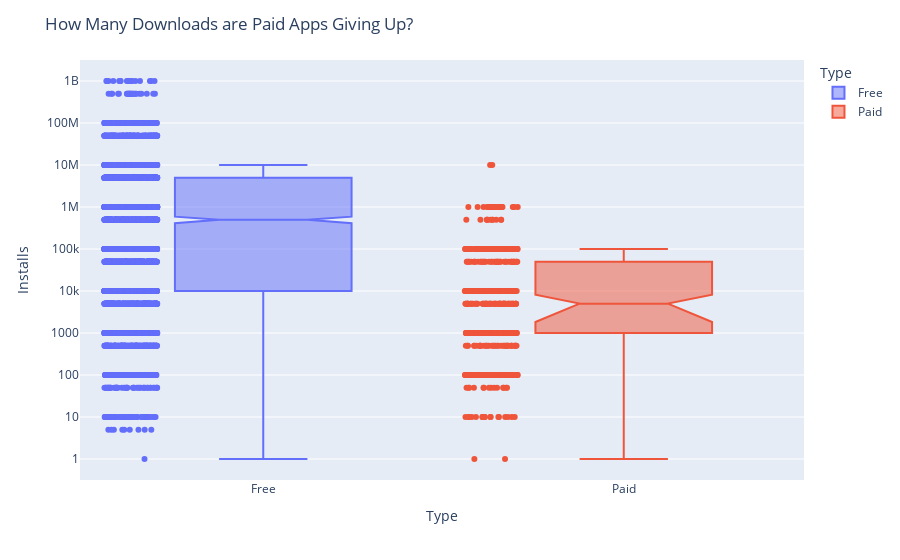

Source (notebook cell):
### Markdown cell above
# Plotly Box Plots: Lost Downloads for Paid Apps

**Challenge**: Create a box plot that shows the number of Installs for free versus paid apps. How does the median number of installations compare? Is the difference large or small?

Use the [Box Plots Guide](https://plotly.com/python/box-plots/) and the [.box API reference](https://plotly.com/python-api-reference/generated/plotly.express.box.html) to create a box chart.

### Code cell
fvp_box = px.box(
    data_frame=df_apps_clean,
    x='Type',
    y='Installs',
    color='Type',
    notched=True,
    points='all'
)

fvp_box.update_layout(
    yaxis=dict(type='log'),
    title='How Many Downloads are Paid Apps Giving Up?'
)

fvp_box.show()

### Figure 1 — Plotly figure (JSON) as saved in the notebook; plotly's stock layout.template omitted (floating-point values rounded to 4 significant figures; data arrays with more than 128 entries replaced by an {"elided": "..."} marker saying what was removed)
{"data": [{"alignmentgroup": "True", "boxpoints": "all", "hovertemplate": "Type=%{x}<br>Installs=%{y}<extra></extra>", "legendgroup": "Free", "marker": {"color": "#636efa"}, "name": "Free", "notched": true, "offsetgroup": "Free", "orientation": "v", "showlegend": true, "type": "box", "x": {"elided": "7594 str values"}, "x0": " ", "xaxis": "x", "y": {"elided": "7594 int values"}, "y0": " ", "yaxis": "y"}, {"alignmentgroup": "True", "boxpoints": "all", "hovertemplate": "Type=%{x}<br>Installs=%{y}<extra></extra>", "legendgroup": "Paid", "marker": {"color": "#EF553B"}, "name": "Paid", "notched": true, "offsetgroup": "Paid", "orientation": "v", "showlegend": true, "type": "box", "x": {"elided": "588 str values"}, "x0": " ", "xaxis": "x", "y": {"elided": "588 int values"}, "y0": " ", "yaxis": "y"}], "layout": {"boxmode": "overlay", "legend": {"title": {"text": "Type"}, "tracegroupgap": 0}, "margin": {"t": 60}, "title": {"text": "How Many Downloads are Paid Apps Giving Up?"}, "xaxis": {"anchor": "y", "categoryarray": ["Free", "Paid"], "categoryorder": "array", "domain": [0, 1], "title": {"text": "Type"}}, "yaxis": {"anchor": "x", "domain": [0, 1], "title": {"text": "Installs"}, "type": "log"}}}
